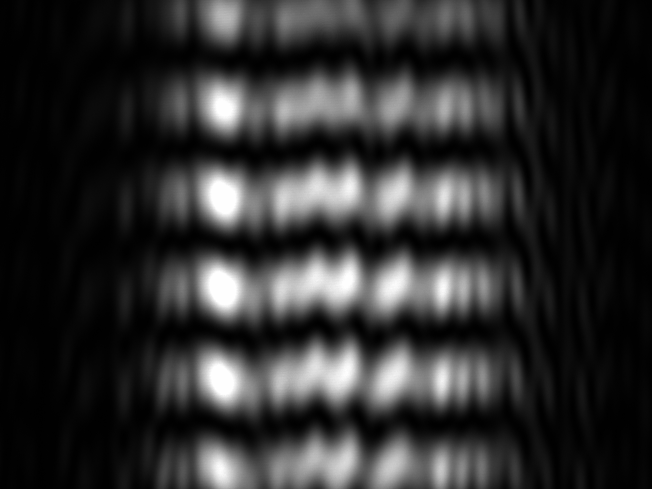
#> input picture HandsOn Activity 3/double_slit/Laser2_doubleslit_d05mm_L60cm.png, 1304 x 978 px (shown at 1/2 size)
$ jupyter execute --allow-errors Interferometers.ipynb   (shell and % lines are left out)
#> lines starting #> are read from the running program, lines starting #| are printed output that depends on the picture
# Sensors and Signal Analysis 2025
Author: Nuno Azevedo Silva

### Hands-on activity 3

This notebook supports the second Hands-on activity where the students will explore 3 types of interference phenomena:

1. Young Double Slit - Explore the emergence of the fringes and their position;
2. Michelson - Determine path distances and compute a transfer function;
3. Mach-Zehnder - Holography and Wavefront Reconstruction;

The idea is that you get familiarized with the interference of waves, what can you sense, and how you interrogate it as a sensor.

## 1. Young Double Slit

In the Young's Double Slit experiment we have a laser that is divided in two wavefronts by a double slit. Each of the slits will act as a cylindrical wave source, which will interfere at the observation plane. The temporal coherence (necessary for interference) is warranted by the wavefront division mechanism (the double slit) as long as the distance between the slits is below the spatial coherence length.

<center>

</center>

In the lectures we derived an expression for the distance between consecutive fringes $\Delta y$ for $L>>d$ as

$\Delta y = \frac{\lambda L}{d} $

where $L$ is the distance between the slits and the observation plane, $\lambda$ the wavelength, and $d$ the distance of the slits.

In the laboratory we did the following experiment: a laser source (with a given wavelength, which will be varied) incident in a double slit ($d=0.05mm$) generates a fringe pattern which is imaged at the camera plane ($L=60cm$).

<center>

</center>

The obtained data is suplied in two images 'Laser1_doubleslit_d05mm_L60cm.png' and 'Laser2_doubleslit_d05mm_L60cm.png' containing distinc images taken by the camera C1 for two distinct wavelengths.

1. Estimate the wavelenght of the laser by fitting the data;
2. How could you utilize the double slit configuration as a sensor?

[cell 1]
import cv2
import numpy as np
import matplotlib.pyplot as plt
from scipy.signal import find_peaks

###Read Data

image_path    = 'double_slit//Laser2_doubleslit_d05mm_L60cm.png'     # Image filename - there are two figures, Laser1_... and Laser2_...
pixel_pitch   = 3.45e-6         # 3.45 micrometers in meters
L             = 0.60            # Distance from slits to camera [m]
d             = 0.50e-3         # Slit separation [m]
x_center      = 0               # "Center column" for your line profile (pixels) - you can choose this
profile_width = 10             # How many columns to average over (pixels)

# --- 1. Load image (grayscale) ---
img = cv2.imread(image_path, cv2.IMREAD_GRAYSCALE)
#> img is the input picture: shape (978, 1304); min 0, max 255, mean 46.6
img_f = img.astype(np.float64)

# Get image dimensions
height, width = img_f.shape
#> height = 978; width = 1304

# We will divide it at center and integrate a width corresponding to the profile_width in pixels defined above
center_col = width // 2 + x_center
#> center_col = 652

col_start = center_col - profile_width // 2
#> col_start = 647
col_end   = center_col + profile_width // 2
#> col_end = 657

# --- 2. Extract and average vertical line profile around x=0 ---
line_profile = np.mean(img_f[:, col_start:col_end], axis=1)
#> line_profile = 978 values, max 225.2 at index 561, min 1 at index 473, mean 98.15


# --- 3. Display the results ---
fig, ax = plt.subplots(1,2, figsize=[10,5])

ax[0].imshow(np.transpose(img_f), cmap='Greys')
ax[0].axhline(col_start, ls='--', color='r')
ax[0].axhline(col_end, ls='--', color='r')
ax[0].set_xlabel('Pixel (vertical coordinate)')
ax[0].set_ylabel('Pixel (horizontal coordinate)')
ax[0].set_title('Detected Profile and integration region')


ax[1].plot(line_profile, label='Line Profile')
ax[1].set_xlabel('Pixel (vertical coordinate)')
ax[1].set_ylabel('Intensity')
ax[1].legend()
ax[1].set_title('Vertical Line Profile and Detected Peaks')
fig.tight_layout()
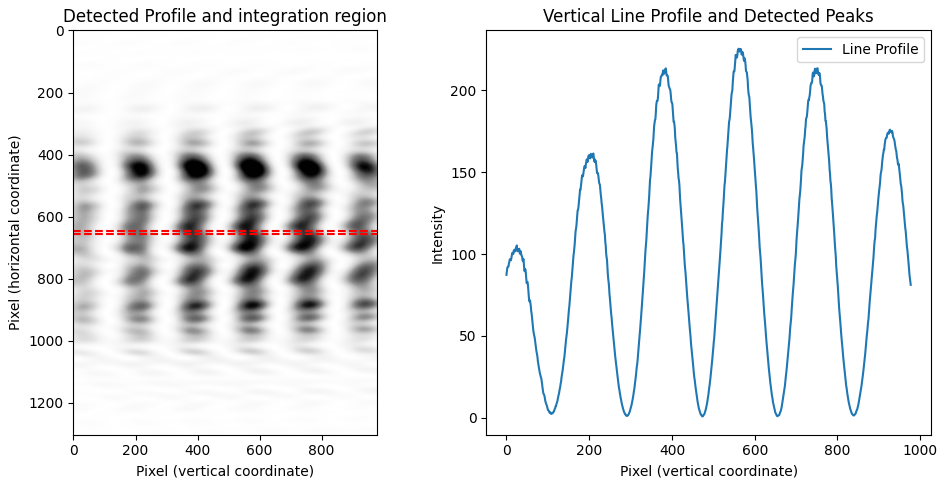
#> figure drawn by matplotlib, 2 panels; panel 2: curve peaks at x = 561, y = 225.2

[cell 2]
# --- 4. Find peaks in the line profile after applying a moving mean to smooth data --- and display the results

# --- 5. Measure the fringe spacing in pixels and use the double-slit formula: lambda = (Delta y * d) / L ---

# Convert that spacing to meters:

# Delta y = avg fringe spacing on the screen
# d = slit separation, L = distance from slits to camera

# Convert to nanometers for a more typical scale:

## 2. Michelson Interferometer

During the lectures we saw that a Michelson Interferometer can sense a phase difference in one of the paths, which is translated into a varying intensity at the photodetector (and power, if integrated in the photodetector area).

In the following experimental setup we will try to obtain the response of the interferometer as we vary the lenght of one of the paths, which is achieved in controllable manner using a piezo driven microscopic stage (by an external voltage).

<center>

</center>

By varying the distance we see the following behavior:

<center>

</center>

which filtered with the iris will lead to the expected oscillatory pattern.

We acquired in the laboratory some data in a familiar format to that utilized in Activity 2 notebook - for each varying path distance (saved under stimulus.txt) we recorded 50ms signal at the photodetector. We also did 3 runs, with a difference of around 2 minutes.

#> (a cell that did not finish here is left out)

Exercise:

1. Construct the transfer function for such distance sensor. Construct one for each of the runs;
2. Analyze the sensistivity of the sensor and determine the maximum of sensitivity for each run;
3. What can you conclude regarding the sensitivity, i.e. what is the minimum scale of deformations that you think you can measure with this? And about the varying stability of this sensor?

[cell 4]
##

## 3. Mach-Zenhder interferometer

When the beam is expanded, we can use an angle between two beams to probe its wavefront. This methodology - digital **digital off-axis holography** may also be utilized as a sensor in multiple manners (e.g. detection of tiny spatial distributions of index of refraction, such as gas sensing, curvature of transparent objects, birefringence).

In this activity, we will explore how a Mach–Zehnder interferometer can be used to perform **digital off-axis holography**. A Mach–Zehnder interferometer splits a coherent beam (e.g., from a laser) into two separate arms—an **object arm** and a **reference arm**—and then recombines them, producing interference fringes when detected by an imaging sensor. By carefully arranging the geometry so that the reference beam makes a small angle with respect to the object beam, we create an **off-axis configuration**.

<center>

</center>

This off-axis arrangement is what enables digital holography: when we record the resulting interferogram, we can numerically retrieve the amplitude and phase of the object wavefront.

1. **Object Beam  $E_3$**
   This beam passes through or reflects from the sample (or object). As shown in the figure, you may insert an object in the path where \( E_3 \) propagates. Any phase changes or modifications to the beam caused by the object are carried into the final interference pattern.

2. **Reference Beam $E_4$**
   The reference beam provides a well-defined phase and amplitude profile—essentially serving as a “clean” wavefront for comparison. When the reference beam is recombined with the object beam, the recorded interference reveals both the amplitude and phase information of \( E_3 \) relative to \( E_4 \).

3. **Off-Axis Geometry**
   To retrieve the hologram digitally, we introduce a small angle between the reference beam and the object beam. This slight angular separation shifts the interference fringes in space, allowing us to separate the real and virtual images in the spatial-frequency domain after we perform a Fourier transform on the recorded pattern.

4. **Digital Reconstruction**
   Once we record the interferogram with a camera, we use numerical methods—Fourier transforms and filtering—to extract the complex wavefield of the object beam. By doing so, we can reconstruct the object’s amplitude and phase distribution, forming the basis for **digital holographic imaging**.

In this activity we supply some experimental data obtained with the setup above, in figures **profile_x.png** and **interference_x.png** (x=1,2,3) of the folder MZ. Your task is to reconstruct the complex field (i.e. intensity profile and phase) for each of the field.

We will start by displaying the profile, the interference, and the fourier transform of the interference.

[cell 5]
import numpy as np
import matplotlib.pyplot as plt
from matplotlib.widgets import Slider
from matplotlib.patches import Circle
from skimage.io import imread

# =============================================================================
# Load Images and Prepare Data
# =============================================================================
# Load the interference (interference_x.png) and background (image_x.png) images.
interferogram = imread('MZ/interference_1.png',as_gray=True).astype(np.float32)
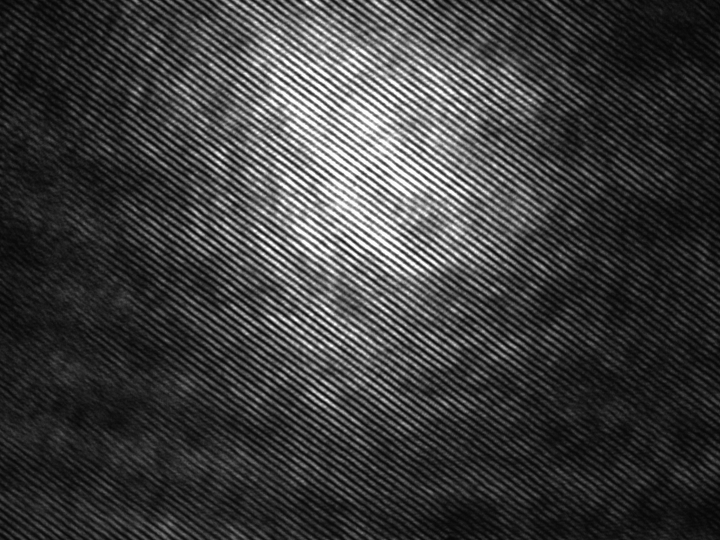
#> input picture HandsOn Activity 3/MZ/interference_1.png, 1440 x 1080 px (shown at 1/2 size)
#> interferogram: shape (1080, 1440) float32; min 0.0157, max 1, mean 0.242
profile = imread('MZ/profile_1.png',as_gray=True).astype(np.float32)
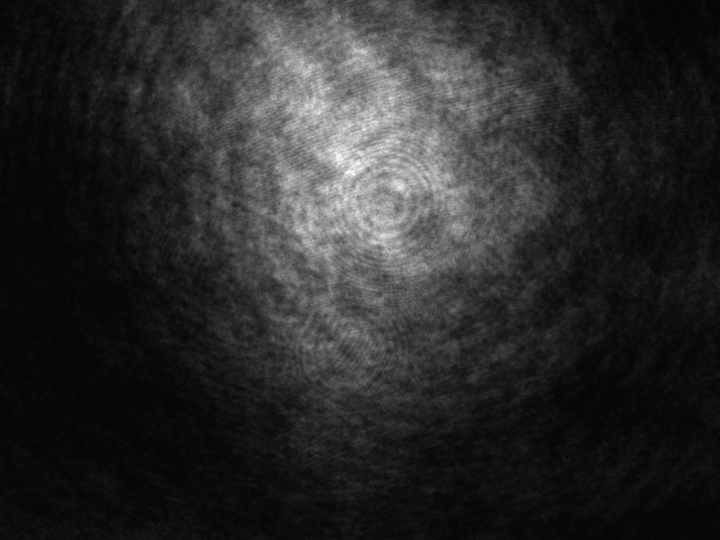
#> input picture HandsOn Activity 3/MZ/profile_1.png, 1440 x 1080 px (shown at 1/2 size)
#> profile: shape (1080, 1440) float32; min 0.0118, max 1, mean 0.167


# Compute the Fourier transform of the hologram and shift zero-frequency to center.
FT_hologram = np.fft.fftshift(np.fft.fft2(interferogram))
FT_mag = np.abs(FT_hologram)
# For visualization use a logarithmic scale.
FT_log = np.log(1 + FT_mag)
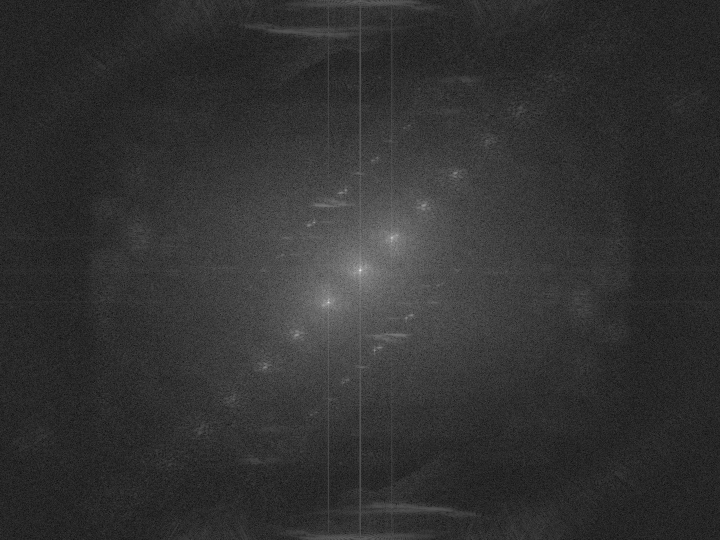
#> FT_log: shape (1080, 1440) float64 (shown at 1/2 size); min 0.00781, max 12.84, mean 2.55; drawn with min black and max white

# Dimensions of the image.
nx, ny = interferogram.shape
#> nx = 1080; ny = 1440

# Create spatial grids (used later for phase calculations if needed).
Y, X = np.indices((nx, ny))

fig, ax = plt.subplots(1, 3, figsize=(10, 4))

# Middle: Display the interference image.
im1 = ax[0].imshow(profile, cmap='gray')
ax[0].set_title("Profile Image (no interference)")
ax[0].axis('off')

# Middle: Display the interference image.
im1 = ax[1].imshow(interferogram, cmap='gray')
ax[1].set_title("Interference Image")
ax[1].axis('off')

# Right: Display the log Fourier Transform of the interferogram
im2 = ax[2].imshow(FT_log, cmap='viridis')
ax[2].set_title("Fourier Transform (log scale)")
ax[2].axis('off')
fig.tight_layout()

As you can see, there are two points that appear close to the center and symmetric manner. Indeed, as the intensity signal at camera is

$I_6 = I_3(x,y) + I_4 + \sqrt(I_3(x,y)I_4)cos(\Delta \phi + k_x x + k_y y)$

the Fourier transform will have the phase distribution $\Delta \phi$ centered around $(k_x, k_y)$ and $(-k_x, k_y)$ due to the cosine term (remember that a cosine is the sum of two symmetric points in the fourier space).

You should determine the correct center of the refence in the k-space (e.g. hovering the graph in interactive manner). Determining this point, you should then apply the following operations:

<center>

</center>

1. Filter around (kx,ky) by a given radius (e.g. 10).

2. Roll the FFT to the center, by applying (-kx,-ky) translation.

3. Apply the inverse FFT and plot the recovered phase profile.

[cell 6]
# =============================================================================
# Set Up Filter Parameters
# ==================================================s===========================
radius = 20
current_center = [783,475]#[783,476]  # [x, y] in FT (shifted) coordinates

Y_ft, X_ft = np.indices((nx, ny))
mask = ((X_ft - current_center[0])**2 + (Y_ft - current_center[1])**2) <= radius**2

# Apply the circular mask.
FT_filtered = FT_hologram * mask

# Compute the integer shifts needed to roll the selected center to the Fourier center.
shift_x = int(np.round((ny / 2) - current_center[0]))
#> shift_x = -63
shift_y = int(np.round((nx / 2) - current_center[1]))
#> shift_y = 65

# Roll the Fourier data: this centers the off-axis component, removing the phase tilt.
FT_filtered_rolled = np.roll(FT_filtered, shift=(shift_y, shift_x), axis=(0, 1))

# Inverse Fourier transform to reconstruct the complex field.
# Unshift the FT before performing the inverse FFT.
E_rec = np.fft.ifft2(np.fft.ifftshift(FT_filtered_rolled))

reconstructed_phase = np.angle(E_rec)
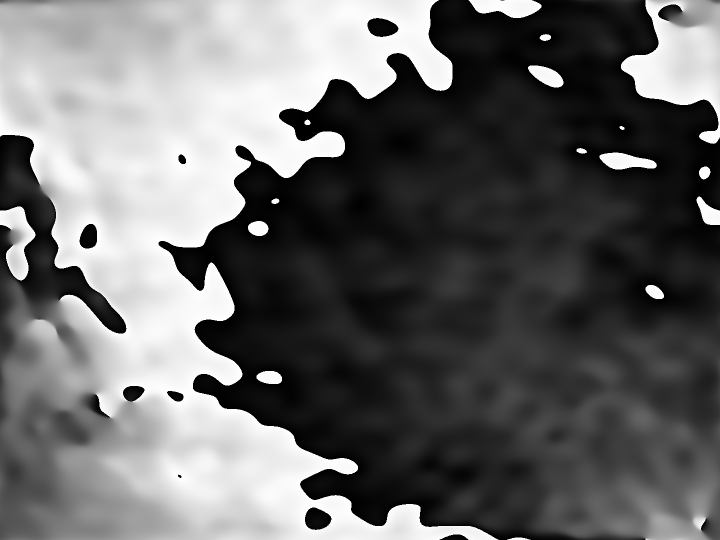
#> reconstructed_phase: shape (1080, 1440) float64 (shown at 1/2 size); min -3.14, max 3.14, mean -0.554; drawn with min black and max white

fig, ax = plt.subplots(1, 3, figsize=(10, 4))

# Middle: Display the interference image.
im1 = ax[0].imshow(profile, cmap='gray')
ax[0].set_title("Profile Image (no interference)")
ax[0].axis('off')

# Middle: Display the filtered interference in Fourier space.
im1 = ax[1].imshow(np.log10(1+np.abs(FT_filtered)), cmap='viridis')
ax[1].set_title("Filtered interferogram")
ax[1].axis('off')

# Right: Display the log Fourier Transform of the interferogram
im2 = ax[2].imshow(reconstructed_phase, cmap='twilight', interpolation='nearest')
ax[2].set_title(r"$\phi(x,y)$")
ax[2].axis('off')
fig.tight_layout()
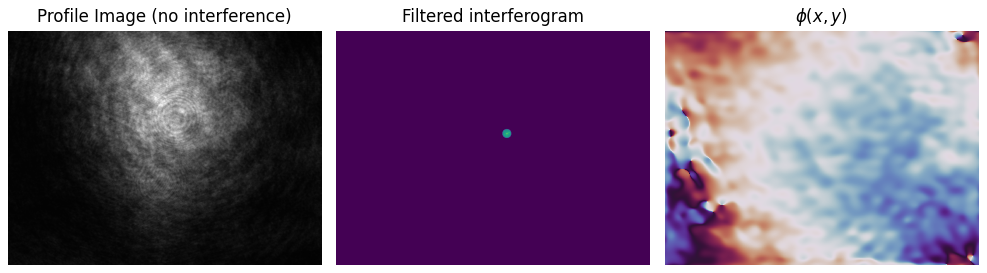
#> figure drawn by matplotlib, 3 panels
